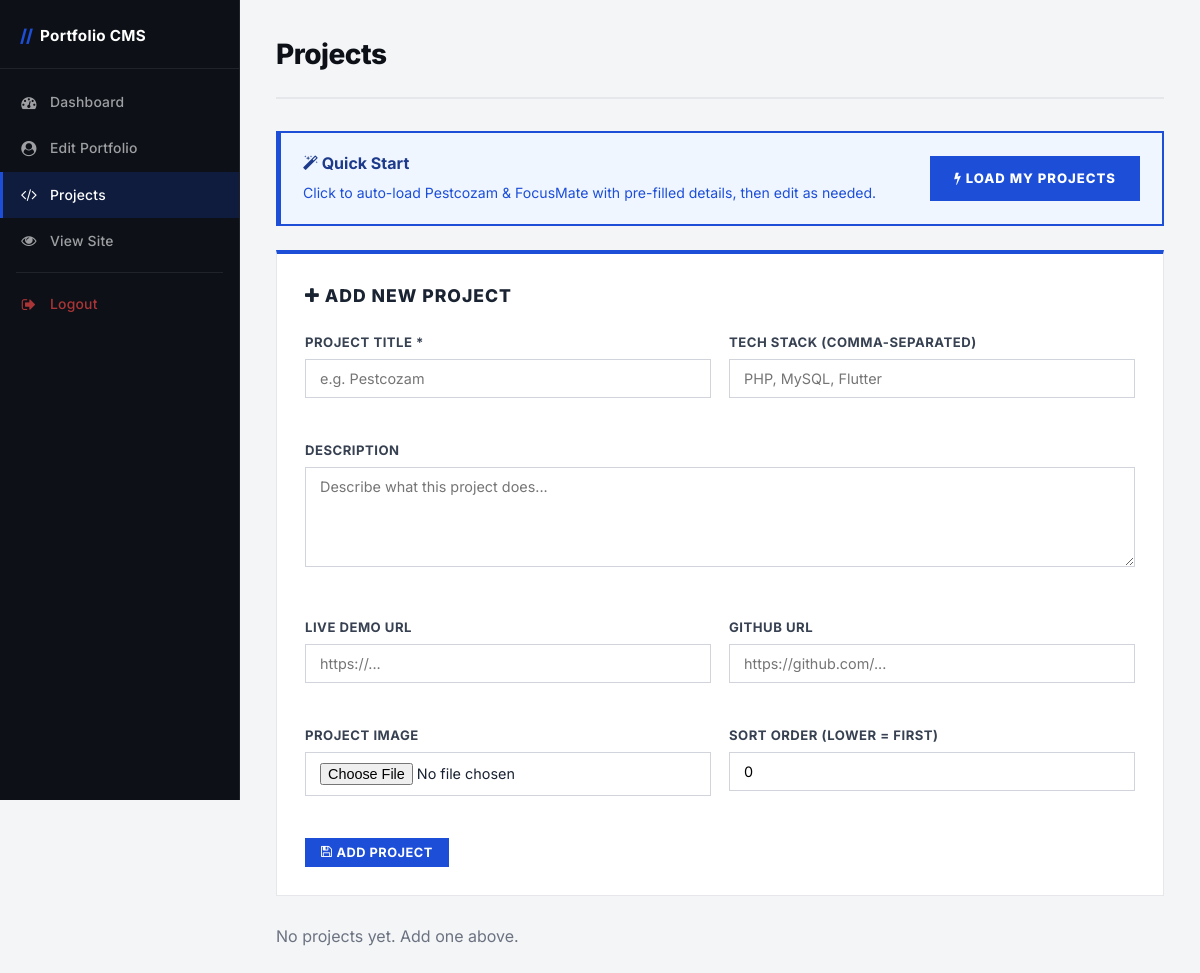
Page /admin/projects.php (signed in) on the earlier database version.
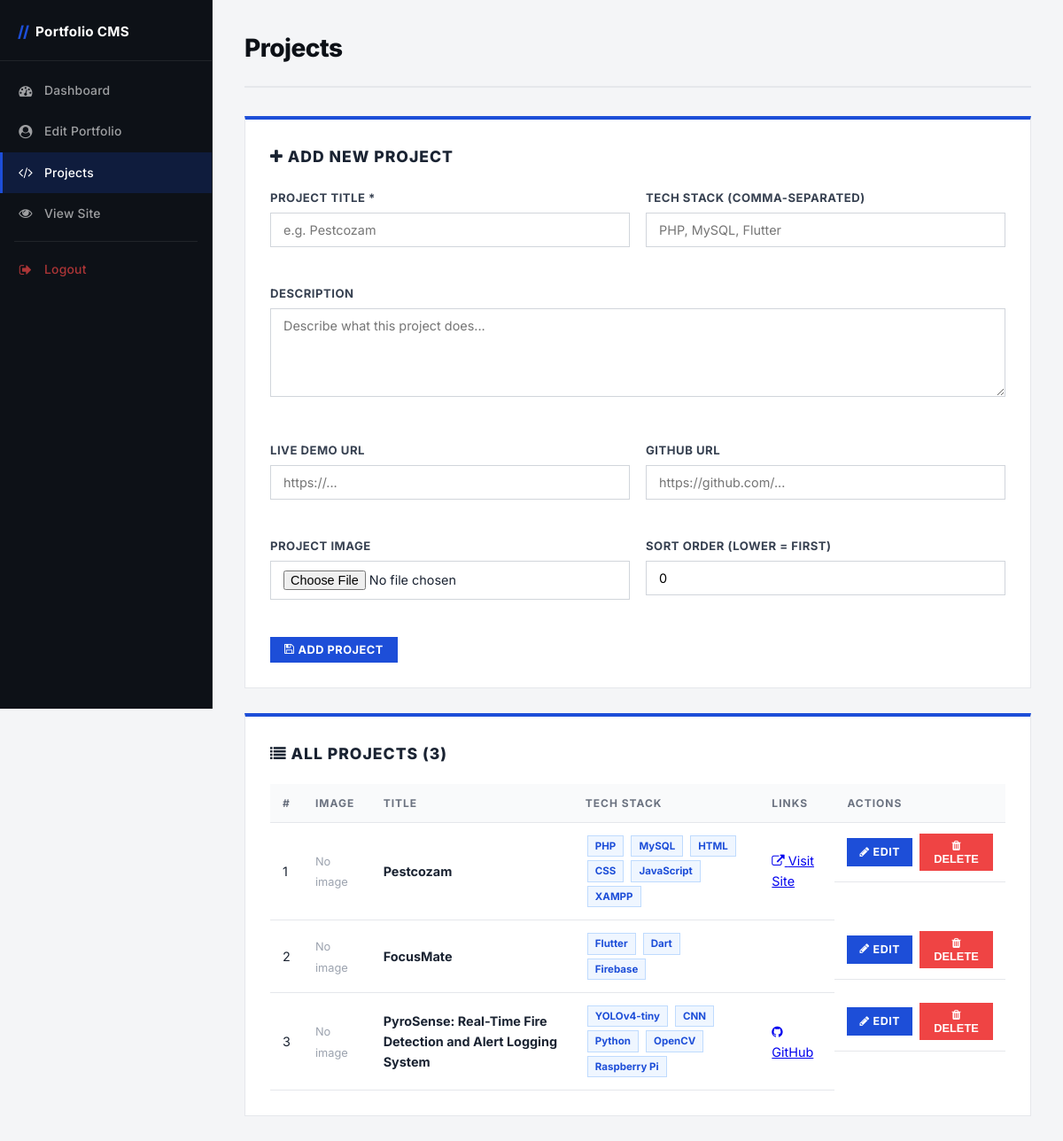
Same page on the later database version.
### tables this page shows
CREATE TABLE `projects` (
  `id` int(11) NOT NULL,
  `user_id` int(11) NOT NULL,
  `title` varchar(200) NOT NULL,
  `description` text DEFAULT NULL,
  `tech_stack` varchar(500) DEFAULT NULL,
  `project_url` varchar(500) DEFAULT NULL,
  `github_url` varchar(500) DEFAULT NULL,
  `image` varchar(500) DEFAULT NULL,
  `sort_order` int(11) DEFAULT 0,
  `created_at` timestamp NOT NULL DEFAULT current_timestamp()
);

### admin/projects.php (the view, shortened to what this page needs)
<?php
require_once '../includes/db_connection.php';
$userId = (int)$_SESSION['user_id'];
$conn->query("CREATE TABLE IF NOT EXISTS `projects` (
    `id`          INT AUTO_INCREMENT PRIMARY KEY,
    `user_id`     INT NOT NULL,
    `title`       VARCHAR(200) NOT NULL,
    `description` TEXT,
    `tech_stack`  VARCHAR(500),
    `project_url` VARCHAR(500),
    `github_url`  VARCHAR(500),
    `image`       VARCHAR(500),
    `sort_order`  INT DEFAULT 0,
    `created_at`  TIMESTAMP DEFAULT CURRENT_TIMESTAMP
) ENGINE=InnoDB DEFAULT CHARSET=utf8mb4");
$editProject = null;
$projStmt = $conn->prepare("SELECT * FROM projects WHERE user_id = ? ORDER BY sort_order ASC, id ASC");
$projStmt->bind_param("i", $userId);
$projStmt->execute();
$allProjects = $projStmt->get_result()->fetch_all(MYSQLI_ASSOC);
?>
<!DOCTYPE html>
<html lang="en">
<head>
    <link rel="stylesheet" href="../css/admin.css">
    <link rel="stylesheet" href="https://cdnjs.cloudflare.com/ajax/libs/font-awesome/4.7.0/css/font-awesome.min.css">
</head>
<body>
<div class="admin-container">
    <aside class="sidebar">
        <div class="sidebar-header">
            <a href="dashboard.php" class="sidebar-logo">
                <span class="logo-geo">//</span>
                <span class="logo-text">Portfolio CMS</span>
            </a>
        </div>
        <ul class="sidebar-menu">
            <li>
                <a href="dashboard.php"><i class="fa fa-dashboard"></i><span>Dashboard</span></a>
            </li>
            <li>
                <a href="edit_portfolio.php"><i class="fa fa-user-circle"></i><span>Edit Portfolio</span></a>
            </li>
            <li class="active">
                <a href="projects.php"><i class="fa fa-code"></i><span>Projects</span></a>
            </li>
            <li>
                <a href="../index.php" target="_blank"><i class="fa fa-eye"></i><span>View Site</span></a>
            </li>
            <li class="sidebar-divider"></li>
            <li class="logout-item">
                <a href="../logout.php"><i class="fa fa-sign-out"></i><span>Logout</span></a>
            </li>
        </ul>
    </aside>
    <main class="content">
        <header class="content-header">
            <h1><?php echo $editProject ? 'Edit Project' : 'Projects'; ?></h1>
        </header>
        <?php if (empty($allProjects) && !$editProject): ?>
        <div style="background:#eff6ff;border:2px solid #1d4ed8;border-left:5px solid #1d4ed8;padding:18px 22px;margin-bottom:24px;display:flex;align-items:center;justify-content:space-between;flex-wrap:wrap;gap:14px;">
            <div>
                <strong style="font-size:1rem;color:#1e3a8a;display:block;margin-bottom:4px;"><i class="fa fa-magic"></i> Quick Start</strong>
                <span style="font-size:0.88rem;color:#1d4ed8;">Click to auto-load Pestcozam &amp; FocusMate with pre-filled details, then edit as needed.</span>
            </div>
            <a href="seed_projects.php" style="background:#1d4ed8;color:white;padding:10px 22px;font-weight:800;font-size:0.82rem;text-transform:uppercase;letter-spacing:1px;text-decoration:none;border:2px solid #1d4ed8;white-space:nowrap;">
                <i class="fa fa-bolt"></i> Load My Projects
            </a>
        </div>
        <?php endif; ?>
        <div class="form-card">
            <h2 style="font-size:1.1rem;margin-bottom:22px;font-weight:800;text-transform:uppercase;letter-spacing:1px;">
                <?php echo $editProject ? '<i class="fa fa-pencil"></i> Edit Project' : '<i class="fa fa-plus"></i> Add New Project'; ?>
            </h2>
            <form method="POST" enctype="multipart/form-data">
                <div class="form-grid">
                    <div class="form-group">
                        <label>Project Title *</label>
                        <input type="text" name="title" value="<?php echo htmlspecialchars($editProject['title'] ?? ''); ?>" required placeholder="e.g. Pestcozam">
                    </div>
                    <div class="form-group">
                        <label>Tech Stack (comma-separated)</label>
                        <input type="text" name="tech_stack" value="<?php echo htmlspecialchars($editProject['tech_stack'] ?? ''); ?>" placeholder="PHP, MySQL, Flutter">
                    </div>
                    <div class="form-group form-full">
                        <label>Description</label>
                        <textarea name="description" rows="4" placeholder="Describe what this project does..."><?php echo htmlspecialchars($editProject['description'] ?? ''); ?></textarea>
                    </div>
                    <div class="form-group">
                        <label>Live Demo URL</label>
                        <input type="url" name="project_url" value="<?php echo htmlspecialchars($editProject['project_url'] ?? ''); ?>" placeholder="https://...">
                    </div>
                    <div class="form-group">
                        <label>GitHub URL</label>
                        <input type="url" name="github_url" value="<?php echo htmlspecialchars($editProject['github_url'] ?? ''); ?>" placeholder="https://github.com/...">
                    </div>
                    <div class="form-group">
                        <label>Project Image</label>
                        <input type="file" name="image" accept="image/*">
                    </div>
                    <div class="form-group">
                        <label>Sort Order (lower = first)</label>
                        <input type="number" name="sort_order" value="<?php echo (int)($editProject['sort_order'] ?? 0); ?>" min="0">
                    </div>
                </div>
                <div style="display:flex;gap:12px;margin-top:18px;">
                    <button type="submit" class="btn btn-sm"><i class="fa fa-save"></i> <?php echo $editProject ? 'Update' : 'Add Project'; ?></button>
                </div>
            </form>
        </div>
        <?php if (!empty($allProjects)): ?>
        <div class="form-card">
            <h2 style="font-size:1.1rem;font-weight:800;text-transform:uppercase;letter-spacing:1px;margin-bottom:0;">
                <i class="fa fa-list"></i> All Projects (<?php echo count($allProjects); ?>)
            </h2>
            <table class="projects-table">
                <thead>
                    <tr>
                        <th>#</th>
                        <th>Image</th>
                        <th>Title</th>
                        <th>Tech Stack</th>
                        <th>Links</th>
                        <th>Actions</th>
                    </tr>
                </thead>
                <tbody>
                    <?php foreach ($allProjects as $i => $proj): ?>
                    <tr>
                        <td><?php echo $i + 1; ?></td>
                        <td>
                            <?php if (!empty($proj['image'])): ?>
                            <img src="../<?php echo htmlspecialchars($proj['image']); ?>" alt="">
                            <?php else: ?>
                            <span style="color:#9ca3af;font-size:0.8rem;">No image</span>
                            <?php endif; ?>
                        </td>
                        <td style="font-weight:700;"><?php echo htmlspecialchars($proj['title']); ?></td>
                        <td>
                            <?php foreach (preg_split('/,/', $proj['tech_stack'] ?? '') as $t): ?>
                                <?php $t = trim($t); if ($t): ?><span class="tech-pill"><?php echo htmlspecialchars($t); ?></span><?php endif; ?>
                            <?php endforeach; ?>
                        </td>
                        <td>
                            <?php if (!empty($proj['project_url'])): ?><a href="<?php echo htmlspecialchars($proj['project_url']); ?>" target="_blank"><i class="fa fa-external-link"></i> Visit Site</a> <?php endif; ?>
                            <?php if (!empty($proj['github_url'])): ?><a href="<?php echo htmlspecialchars($proj['github_url']); ?>" target="_blank"><i class="fa fa-github"></i> GitHub</a><?php endif; ?>
                        </td>
                        <td style="display:flex;gap:8px;align-items:center;">
                            <a href="projects.php?edit=<?php echo (int)$proj['id']; ?>" class="btn btn-sm" style="padding:6px 14px;font-size:0.78rem;"><i class="fa fa-pencil"></i> Edit</a>
                            <form method="POST" onsubmit="return confirm('Delete this project?');" style="display:inline;">
                                <button type="submit" class="btn-danger-sm"><i class="fa fa-trash"></i> Delete</button>
                            </form>
                        </td>
                    </tr>
                    <?php endforeach; ?>
                </tbody>
            </table>
        </div>
        <?php else: ?>
        <p style="color:#6b7280;">No projects yet. Add one above.</p>
        <?php endif; ?>
    </main>
</div>
</body>
</html>

### css/admin.css (style rules this page uses)
:root { --primary: #1d4ed8; --primary-hover: #2563eb; --dark: #0d1117; --dark-surface: #161b22; --dark-border: rgba(255,255,255,0.08); --light: #f4f5f7; --white: #ffffff; --text: #1a2332; --muted: #6b7280; --border: #e5e7eb; --success: #10b981; --danger: #ef4444; --warning: #f59e0b; --sidebar-w: 240px; --primary-color: #1d4ed8; --dark-color: #0d1117; --light-color: #f4f5f7; --border-color: #e5e7eb; --success-color: #10b981; --error-color: #ef4444; --warning-color: #f59e0b; --sidebar-width: 240px; }
*, *::before, *::after { margin: 0; padding: 0; box-sizing: border-box; }
body { font-family: 'Inter', 'Segoe UI', sans-serif; background: var(--light); color: var(--text); line-height: 1.6; }
.sidebar { width: var(--sidebar-w); background: var(--dark); position: fixed; height: 100vh; overflow-y: auto; display: flex; flex-direction: column; z-index: 100; border-right: 1px solid var(--dark-border); }
.sidebar-header { padding: 22px 20px 18px; border-bottom: 1px solid var(--dark-border); flex-shrink: 0; }
.sidebar-logo { display: flex; align-items: center; gap: 8px; text-decoration: none; color: white; font-weight: 700; font-size: 0.95rem; letter-spacing: 0.3px; }
.logo-geo { color: var(--primary); font-weight: 800; font-size: 1.1rem; letter-spacing: -1px; }
.sidebar-menu { list-style: none; padding: 10px 0; flex: 1; }
.sidebar-menu li { position: relative; animation: sidebarItemIn 0.35s ease both; }
.sidebar-menu li:nth-child(1) { animation-delay: 0.05s; }
.sidebar-menu li:nth-child(2) { animation-delay: 0.10s; }
.sidebar-menu li:nth-child(3) { animation-delay: 0.15s; }
.sidebar-menu li:nth-child(4) { animation-delay: 0.20s; }
.sidebar-menu li:nth-child(5) { animation-delay: 0.25s; }
.sidebar-menu li:nth-child(6) { animation-delay: 0.30s; }
.sidebar-menu li a { display: flex; align-items: center; gap: 12px; padding: 12px 20px; color: rgba(255,255,255,0.6); text-decoration: none; font-size: 0.87rem; font-weight: 500; letter-spacing: 0.2px; transition: color 0.22s, background 0.22s; position: relative; }
.sidebar-menu li a::before { content: ''; position: absolute; left: 0; top: 0; bottom: 0; width: 3px; background: var(--primary); transform: scaleY(0); transition: transform 0.22s ease; }
.sidebar-menu li.active a { color: #fff; background: rgba(29,78,216,0.2); border-left: 3px solid var(--primary); padding-left: 17px; }
.sidebar-menu li.active a::before { display: none; }
.sidebar-menu li a i { width: 18px; text-align: center; font-size: 0.95rem; flex-shrink: 0; }
.sidebar-divider { height: 1px; background: var(--dark-border); margin: 8px 16px; }
.sidebar-menu li.logout-item a { color: rgba(239,68,68,0.7); }
.sidebar-menu li.logout-item a::before { background: #ef4444; }
.content { flex: 1; margin-left: var(--sidebar-width); padding: 20px; }
.content-header { margin-bottom: 30px; padding-bottom: 15px; border-bottom: 1px solid var(--border-color); }
.content-header h1 { font-size: 1.8rem; color: var(--dark); }
.btn { display: inline-flex; align-items: center; gap: 6px; padding: 10px 18px; border: 2px solid transparent; font-family: inherit; font-size: 0.85rem; font-weight: 700; text-transform: uppercase; letter-spacing: 0.5px; text-decoration: none; cursor: pointer; transition: all 0.22s; background: var(--primary); color: white; border-color: var(--primary); }
.btn-small, .btn-sm { padding: 6px 13px; font-size: 0.76rem; background: var(--primary); color: white; border: none; cursor: pointer; font-family: inherit; font-weight: 700; text-decoration: none; display: inline-flex; align-items: center; gap: 4px; text-transform: uppercase; letter-spacing: 0.5px; transition: background 0.2s; }
.form-group { margin-bottom: 24px; }
.form-group label { display: block; margin-bottom: 7px; font-weight: 600; font-size: 0.82rem; text-transform: uppercase; letter-spacing: 0.5px; color: #374151; }
.form-group input, .form-group textarea, .form-group select { width: 100%; padding: 10px 14px; border: 1.5px solid var(--border); font-family: inherit; font-size: 0.9rem; transition: border-color 0.2s; background: white; }
.form-group textarea { resize: vertical; min-height: 100px; }
.content { flex: 1; margin-left: var(--sidebar-w); padding: 32px 36px; max-width: calc(100vw - var(--sidebar-w)); }
.content-header { margin-bottom: 32px; padding-bottom: 20px; border-bottom: 2px solid var(--border); }
.content-header h1 { font-size: 1.75rem; font-weight: 800; color: var(--dark); letter-spacing: -0.5px; }

Differences in the rows shown:
added projects: image "No image", title "Pestcozam", tech_stack "PHP", tech_stack "MySQL", tech_stack "HTML", tech_stack "CSS", tech_stack "JavaScript", tech_stack "XAMPP"
added projects: image "No image", title "FocusMate", tech_stack "Flutter", tech_stack "Dart", tech_stack "Firebase"
added projects: image "No image", title "PyroSense: Real-Time Fire Detection and Alert Logging System", tech_stack "YOLOv4-tiny", tech_stack "CNN", tech_stack "Python", tech_stack "OpenCV", tech_stack "Raspberry Pi"
Other differences:
count($allProjects): (not shown) → "3"
text no longer shown: "Quick Start Click to auto-load Pestcozam & FocusMate with pre-filled details, then edit as needed. LOAD MY PROJECTS No projects yet. Add one above."
text now shown: "ALL PROJECTS ( ) # IMAGE TITLE TECH STACK LINKS ACTIONS"
